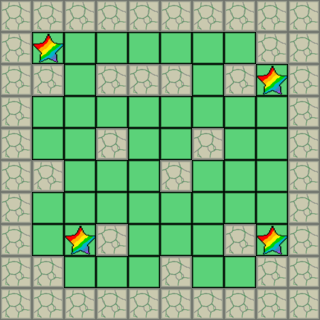

This game map was drawn from its Tiled (.tmx) file and the tilesets committed beside it. A one-line description and the full map source follow:
An orthogonal 10x10 tile map with 32x32 px tiles, 3 tile layers (Floor, Wall, Checkpoint), 5 tilesets and 5 objects (4x Box, Player).

<map version="1.10" tiledversion="1.11.2" orientation="orthogonal" renderorder="right-down" width="10" height="10" tilewidth="32" tileheight="32" infinite="0" nextlayerid="6" nextobjectid="6">
 <tileset firstgid="1" source="grass.tsx" />
 <tileset firstgid="7" source="wall.tsx" />
 <tileset firstgid="8" source="charactor.tsx" />
 <tileset firstgid="9" source="box.tsx" />
 <tileset firstgid="10" source="star.tsx" />
 <layer id="1" name="Floor" width="10" height="10">
  <data encoding="csv">
0,0,0,0,0,0,0,0,0,0,
0,1,1,1,1,1,1,1,0,0,
0,0,1,0,0,0,1,0,1,0,
0,1,1,1,1,1,1,1,1,0,
0,1,1,0,1,1,0,1,1,0,
0,0,1,1,1,0,1,1,1,0,
0,1,1,1,1,1,1,1,1,0,
0,1,1,0,1,1,1,0,1,0,
0,0,1,1,1,0,1,1,0,0,
0,0,0,0,0,0,0,0,0,0
</data>
 </layer>
 <layer id="2" name="Wall" width="10" height="10">
  <data encoding="csv">
7,7,7,7,7,7,7,7,7,7,
7,0,0,0,0,0,0,0,7,7,
7,7,0,7,7,7,0,7,0,7,
7,0,0,0,0,0,0,0,0,7,
7,0,0,7,0,0,7,0,0,7,
7,7,0,0,0,7,0,0,0,7,
7,0,0,0,0,0,0,0,0,7,
7,0,0,7,0,0,0,7,0,7,
7,7,0,0,0,7,0,0,7,7,
7,7,7,7,7,7,7,7,7,7
</data>
 </layer>
 <objectgroup id="3" name="Player">
  <object id="1" name="Player" gid="8" x="128" y="160" width="32" height="32" />
 </objectgroup>
 <objectgroup id="4" name="Box">
  <object id="2" name="Box" gid="9" x="96" y="128" width="32" height="32" />
  <object id="3" name="Box" gid="9" x="224" y="128" width="32" height="32" />
  <object id="4" name="Box" gid="9" x="128" y="224" width="32" height="32" />
  <object id="5" name="Box" gid="9" x="224" y="224" width="32" height="32" />
 </objectgroup>
 <layer id="5" name="Checkpoint" width="10" height="10">
  <data encoding="csv">
0,0,0,0,0,0,0,0,0,0,
0,10,0,0,0,0,0,0,0,0,
0,0,0,0,0,0,0,0,10,0,
0,0,0,0,0,0,0,0,0,0,
0,0,0,0,0,0,0,0,0,0,
0,0,0,0,0,0,0,0,0,0,
0,0,0,0,0,0,0,0,0,0,
0,0,10,0,0,0,0,0,10,0,
0,0,0,0,0,0,0,0,0,0,
0,0,0,0,0,0,0,0,0,0
</data>
 </layer>
</map>
